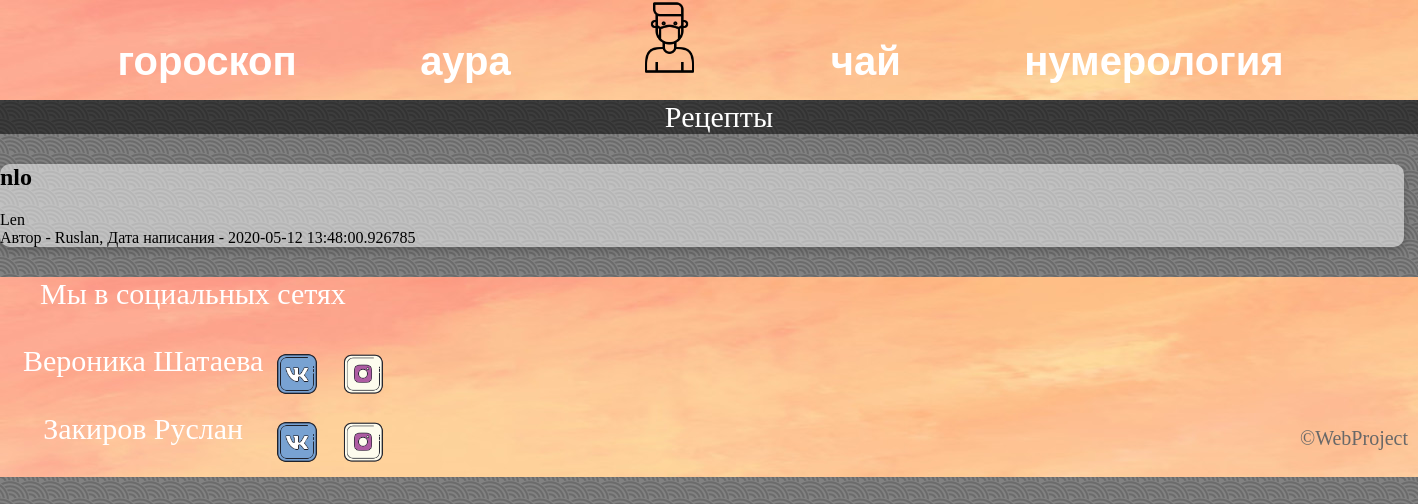
Page /tea on the earlier database version.
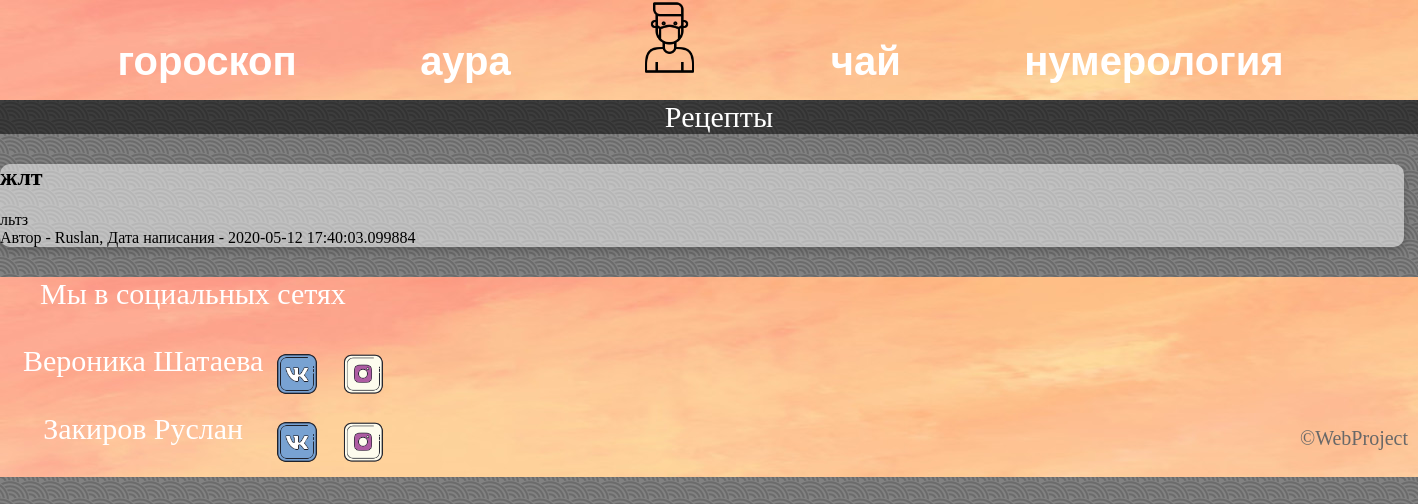
Same page on the later database version.
### data/teas.py (models this page shows)
class Teas(SqlAlchemyBase):
    __tablename__ = 'teas'
    id = sqlalchemy.Column(sqlalchemy.Integer,
                           primary_key=True, autoincrement=True)
    title = sqlalchemy.Column(sqlalchemy.String, nullable=True)
    content = sqlalchemy.Column(sqlalchemy.String, nullable=True)
    created_date = sqlalchemy.Column(sqlalchemy.DateTime,
                                     default=datetime.datetime.now)
    is_private = sqlalchemy.Column(sqlalchemy.Boolean, default=True)
    user_id = sqlalchemy.Column(sqlalchemy.Integer,
                                sqlalchemy.ForeignKey("users.id"))
    username = sqlalchemy.Column(sqlalchemy.String, nullable=True)
    user = orm.relation('User')

### data/users.py (models this page shows, shortened)
class User(SqlAlchemyBase, UserMixin):
    __tablename__ = 'users'
    id = sqlalchemy.Column(sqlalchemy.Integer,
                           primary_key=True, autoincrement=True)
    username = sqlalchemy.Column(sqlalchemy.String, nullable=False)
    email = sqlalchemy.Column(sqlalchemy.String,
                              index=True, unique=True, nullable=False)
    birthday = sqlalchemy.Column(sqlalchemy.String, nullable=False)
    aura = sqlalchemy.Column(sqlalchemy.String, nullable=False)
    zodiac = sqlalchemy.Column(sqlalchemy.String, nullable=False)
    hashed_password = sqlalchemy.Column(sqlalchemy.String, nullable=False)
    created_date = sqlalchemy.Column(sqlalchemy.DateTime,
                                     default=datetime.datetime.now)
    teas = orm.relation("Teas", back_populates='user')

### main.py (the view)
@app.route('/tea')
def tea():
    session = db_session.create_session()
    teas = session.query(Teas).filter(Teas.is_private != True)
    if teas.count() == 0:
        return render_template('teas.html', title='Рецепты', recipes=teas, error='Рецептов нет')
    else:
        return render_template('teas.html', title='Рецепты', recipes=teas)

### data/db_session.py (called while the page is built)
def create_session():
    global __factory
    return __factory()

### templates/teas.html (shortened to what this page needs)
<!DOCTYPE html>
<html>
 <head>
  <link rel="stylesheet" href="../static/css/style.css">
 </head>
 <body>
  <header>
      <div class='header_style'>
        <button type="button" class="upper-buttons"><a href="/horoscope" class="links">гороскоп</a></button>
        <button type="button" class="upper-buttons"><a href="/aura" class="links">аура</a></button>
        <a href="/profile" class='upper-buttons'><img src="../static/images/avatar.png" height="75" width="75"></a>
        <button type="button" class="upper-buttons"><a href="/tea" class="links">чай</a></button>
        <button type="button" class="upper-buttons"><a href="/numero" class="links">нумерология</a></button>
      </div>
      <div id="hor" align="center"><p>{{ title }}</p></div>
   </header>
   <main role="main" class="container">
    {% for item in recipes %}
    <div class="card">
        <h2 class="white">{{item.title}}</h2>
        <div>
            {{item.content}}
        </div>
        <div>
            Автор - {{item.user.username}}, Дата написания - {{item.created_date}}
        </div>
    </div>
    {% endfor %}
   </main>
  <footer>
    <div class='footer_style'>
      <p id="social">Мы в социальных сетях</p>
      <table>
        <tr>
          <td align="center"><p>Вероника Шатаева</p></td>
          <td width="62"><a href="https://vk.com/nikashat" class='lower-buttons'><img src="../static/images/vk.png" height="60" width="60"></a></td>
          <td width="62"><a href="https://www.instagram.com/_nikashat_/?hl=ru" class='lower-buttons'><img src="../static/images/insta.png" height="60" width="60"></a></td>
        </tr>
        <tr>
          <td align="center"><p>Закиров Руслан</p></td>
          <td width="62"><a href="https://vk.com/insearchofhappyness" class='lower-buttons'><img src="../static/images/vk.png" height="60" width="60"></a></td>
          <td width="62"><a href="https://www.instagram.com/ice_rus_cream/?hl=ru" class='lower-buttons'><img src="../static/images/insta.png" height="60" width="60"></a></td>
        </tr>
      </table>
    </div>
    <p id="copyright">©WebProject</p>
  </footer>
 </body>
</html>

Differences in the rows shown:
removed Teas: title "nlo", content "Len", user.username "Ruslan", created_date "2020-05-12 13:48:00.926785"
now on this page (row edited): Teas: title "жлт", content "льтз", user.username "Ruslan", created_date "2020-05-12 17:40:03.099884"
